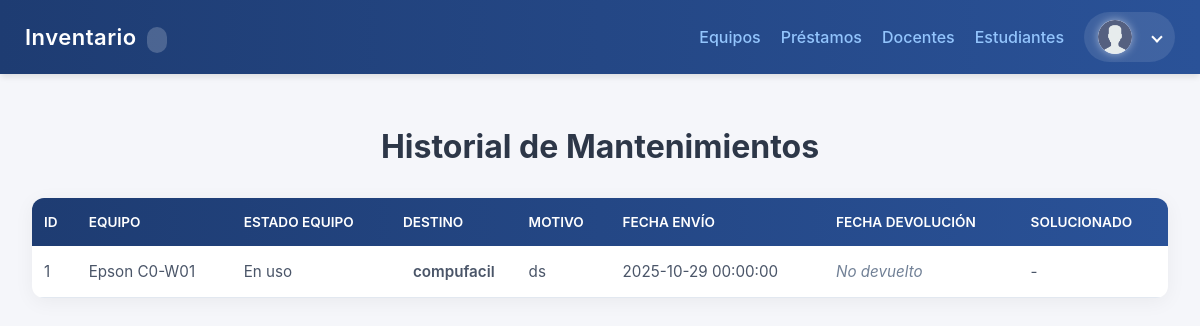
/public/mantenimientos.php, run on an earlier commit of the app's database.
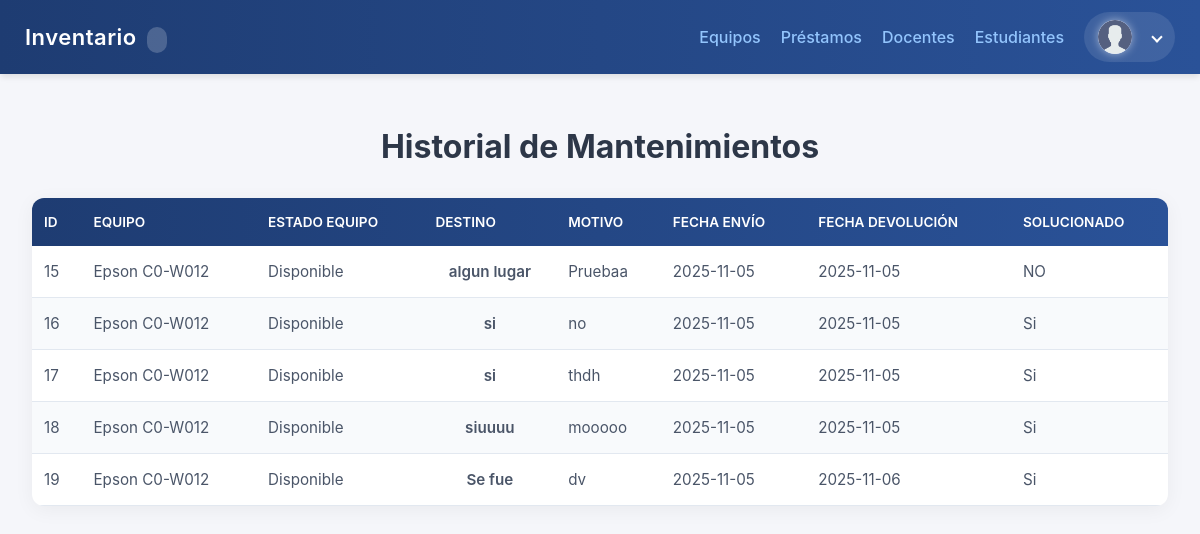
And on a later commit of the database.
### tables this page shows
CREATE TABLE `mantenimientos` (
  `id` int(11) NOT NULL,
  `equipo_id` int(11) NOT NULL,
  `usuario_id` int(11) DEFAULT NULL,
  `reporte_id` int(11) DEFAULT NULL,
  `destino` varchar(255) DEFAULT NULL,
  `motivo` text DEFAULT NULL,
  `fecha_envio` date NOT NULL,
  `fecha_devolucion` date DEFAULT NULL,
  `solucionado` tinyint(1) DEFAULT NULL,
  `observaciones` text DEFAULT NULL,
  `creado_en` timestamp NOT NULL DEFAULT current_timestamp()
);

CREATE TABLE `equipos` (
  `id` int(11) NOT NULL,
  `area_id` int(11) NOT NULL,
  `sala_id` int(11) DEFAULT NULL,
  `tipo` varchar(60) NOT NULL,
  `marca` varchar(80) DEFAULT NULL,
  `modelo` varchar(120) DEFAULT NULL,
  `nro_serie` varchar(120) DEFAULT NULL,
  `serial_interno` varchar(32) NOT NULL,
  `estado` varchar(20) NOT NULL DEFAULT 'bueno',
  `prestado` tinyint(1) NOT NULL DEFAULT 0,
  `con_reporte` tinyint(1) NOT NULL DEFAULT 0,
  `detalles` longtext DEFAULT NULL CHECK (json_valid(`detalles`)),
  `creado_en` timestamp NOT NULL DEFAULT current_timestamp(),
  `actualizado_en` timestamp NULL DEFAULT NULL ON UPDATE current_timestamp(),
  `en_mantenimiento` tinyint(1) DEFAULT 0,
  `con_fallos` tinyint(1) DEFAULT 0
);

### public/mantenimientos.php (the view, shortened to what this page needs)
<?php
require __DIR__ . '/../config/db.php';
$sql = "SELECT m.id AS mantenimiento_id, m.equipo_id, m.destino, m.motivo,
               m.fecha_envio, m.fecha_devolucion, m.solucionado, m.observaciones,
               e.marca, e.modelo, e.estado
        FROM mantenimientos m
        LEFT JOIN equipos e ON e.id = m.equipo_id
        ORDER BY m.fecha_envio DESC";
$res = $mysqli->query($sql);
$mantenimientos = $res ? $res->fetch_all(MYSQLI_ASSOC) : [];
?>
<!doctype html>
<html lang="es">
<head>
    <link rel="stylesheet" href="../css/tabla_mantenimientos.css">
</head>
<body>
<?php include __DIR__ . '/navbar.php'; ?>
<div class="container">
    <h1>Historial de Mantenimientos</h1>
    <?php if (!$mantenimientos): ?>
        <p class="muted">No hay registros de mantenimientos.</p>
    <?php else: ?>
        <table>
            <thead>
                <tr>
                    <th>ID</th>
                    <th>Equipo</th>
                    <th>Estado Equipo</th>
                    <th>Destino</th>
                    <th>Motivo</th>
                    <th>Fecha Envío</th>
                    <th>Fecha Devolución</th>
                    <th>Solucionado</th>
                </tr>
            </thead>
            <tbody>
                <?php foreach ($mantenimientos as $m): ?>
                <tr>
                    <td><?= $m['mantenimiento_id'] ?></td>
                    <td><?= htmlspecialchars($m['marca'] . ' ' . $m['modelo']) ?></td>
                    <td><?= htmlspecialchars($m['estado']) ?></td>
                    <td><?= htmlspecialchars($m['destino']) ?></td>
                    <td><?= htmlspecialchars($m['motivo']) ?></td>
                    <td><?= $m['fecha_envio'] ?></td>
                    <td><?= $m['fecha_devolucion'] ?? '<span class="muted">No devuelto</span>' ?></td>
                    <td class="<?= $m['solucionado'] ? 'status-active' : 'status-returned' ?>">
                        <?php if ($m['solucionado'] ==1): ?>
                                      Si
                        <?php elseif (is_null($m['solucionado'])): ?>
                                 -
                        <?php else: ?>
                               NO
                        <?php endif; ?>
                    </td>
                </tr>
                <?php endforeach; ?>
            </tbody>
        </table>
    <?php endif; ?>
</div>
</body>
</html>

What changed in the data, as far as the page shows it:
removed mantenimientos: id "1", equipo.modelo "Epson C0-W01", equipo.estado "En uso", destino "compufacil", motivo "ds", fecha_envio "2025-10-29 00:00:00", fecha_devolucion "No devuelto"
added mantenimientos: id "15", equipo.modelo "Epson C0-W012", equipo.estado "Disponible", destino "algun lugar", motivo "Pruebaa", fecha_envio "2025-11-05", fecha_devolucion "2025-11-05", solucionado "NO"
added mantenimientos: id "16", equipo.modelo "Epson C0-W012", equipo.estado "Disponible", destino "si", motivo "no", fecha_envio "2025-11-05", fecha_devolucion "2025-11-05", solucionado "Si"
added mantenimientos: id "17", equipo.modelo "Epson C0-W012", equipo.estado "Disponible", destino "si", motivo "thdh", fecha_envio "2025-11-05", fecha_devolucion "2025-11-05", solucionado "Si"
added mantenimientos: id "18", equipo.modelo "Epson C0-W012", equipo.estado "Disponible", destino "siuuuu", motivo "mooooo", fecha_envio "2025-11-05", fecha_devolucion "2025-11-05", solucionado "Si"
added mantenimientos: id "19", equipo.modelo "Epson C0-W012", equipo.estado "Disponible", destino "Se fue", motivo "dv", fecha_envio "2025-11-05", fecha_devolucion "2025-11-06", solucionado "Si"
